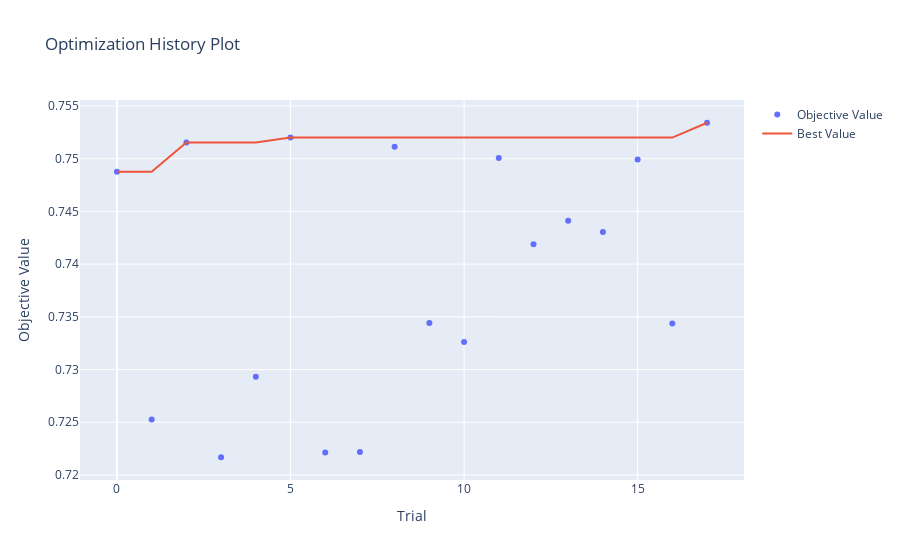
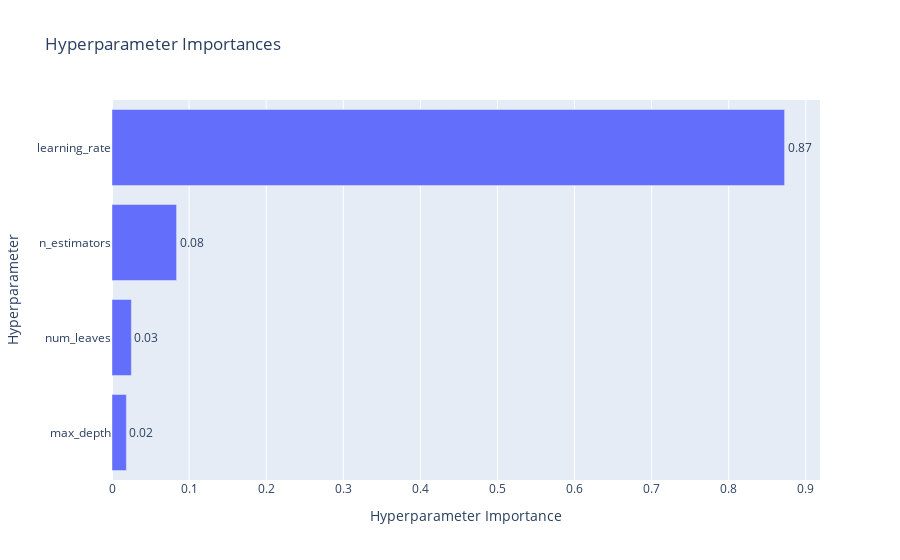

Notebook code cell kept with these figures, in order:
### Code cell
from optuna.visualization import plot_optimization_history, plot_param_importances

plot_optimization_history(fake_study).show()

plot_param_importances(fake_study).show()

### Figure 1 — Plotly figure (JSON) as saved in the notebook; plotly's stock layout.template omitted (floating-point values rounded to 4 significant figures)
{"data": [{"mode": "markers", "name": "Objective Value", "type": "scatter", "x": [0, 1, 2, 3, 4, 5, 6, 7, 8, 9, 10, 11, 12, 13, 14, 15, 16, 17], "y": [0.7488, 0.7253, 0.7515, 0.7217, 0.7293, 0.752, 0.7221, 0.7222, 0.7511, 0.7344, 0.7326, 0.7501, 0.7419, 0.7441, 0.743, 0.7499, 0.7344, 0.7534]}, {"mode": "lines", "name": "Best Value", "type": "scatter", "x": [0, 1, 2, 3, 4, 5, 6, 7, 8, 9, 10, 11, 12, 13, 14, 15, 16, 17], "y": [0.7488, 0.7488, 0.7515, 0.7515, 0.7515, 0.752, 0.752, 0.752, 0.752, 0.752, 0.752, 0.752, 0.752, 0.752, 0.752, 0.752, 0.752, 0.7534]}, {"marker": {"color": "#cccccc"}, "mode": "markers", "name": "Infeasible Trial", "showlegend": false, "type": "scatter", "x": [], "y": []}], "layout": {"title": {"text": "Optimization History Plot"}, "xaxis": {"title": {"text": "Trial"}}, "yaxis": {"title": {"text": "Objective Value"}}}}

### Figure 2 — Plotly figure (JSON) as saved in the notebook; plotly's stock layout.template omitted (floating-point values rounded to 4 significant figures)
{"data": [{"cliponaxis": false, "hovertemplate": ["max_depth (IntDistribution): 0.018634914195281148<extra></extra>", "num_leaves (IntDistribution): 0.025116974586490745<extra></extra>", "n_estimators (IntDistribution): 0.0837568299453925<extra></extra>", "learning_rate (FloatDistribution): 0.8724912812728357<extra></extra>"], "name": "Objective Value", "orientation": "h", "text": ["0.02", "0.03", "0.08", "0.87"], "textposition": "outside", "type": "bar", "x": [0.01863, 0.02512, 0.08376, 0.8725], "y": ["max_depth", "num_leaves", "n_estimators", "learning_rate"]}], "layout": {"title": {"text": "Hyperparameter Importances"}, "xaxis": {"title": {"text": "Hyperparameter Importance"}}, "yaxis": {"title": {"text": "Hyperparameter"}}}}
